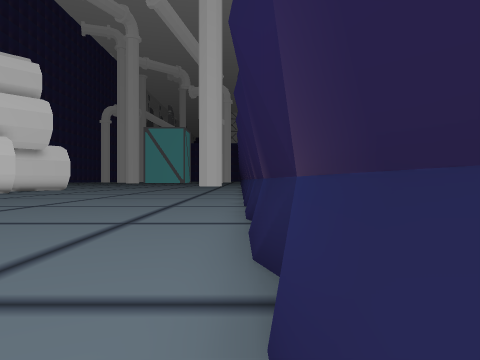
view 1 (above)

24 first-person views from a walk through a Unity game level. The camera is 1.5 m above the floor, looks level and sees 70° across. The floor is counted in squares, 2 m on a side. Each view is taken from the middle of a square. On the plan, view 1 faces up. The plan holds only what a view shows up to about 11 squares ahead; the rest is blank. The place goes on beyond the plan. The player character is not drawn.

view 2
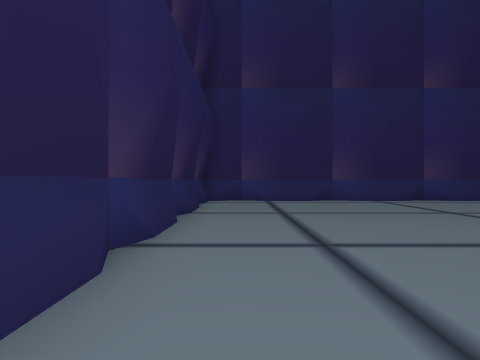

view 3
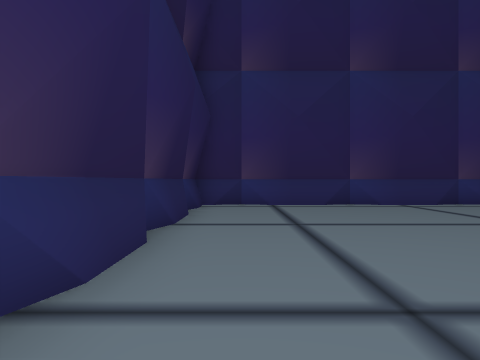

view 4
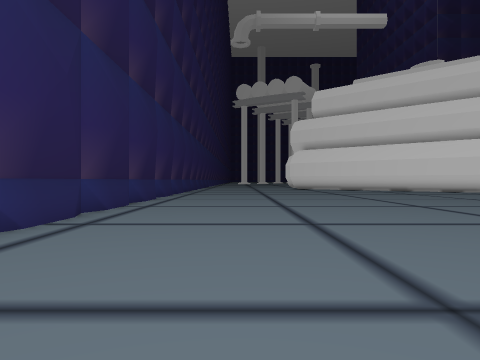

view 5
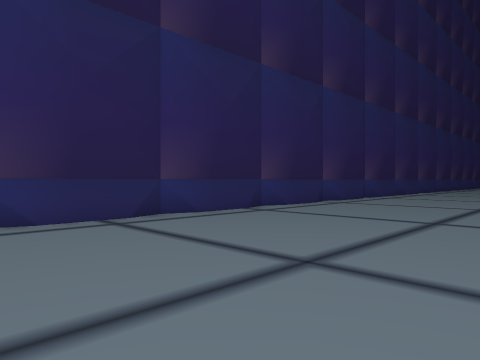

view 6
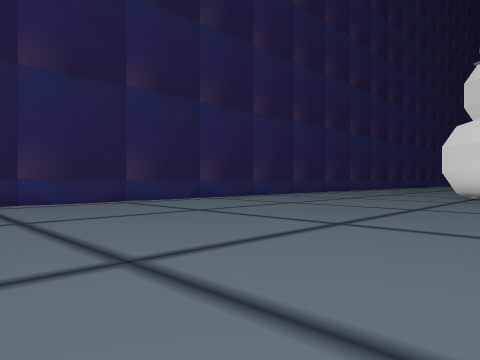

view 7
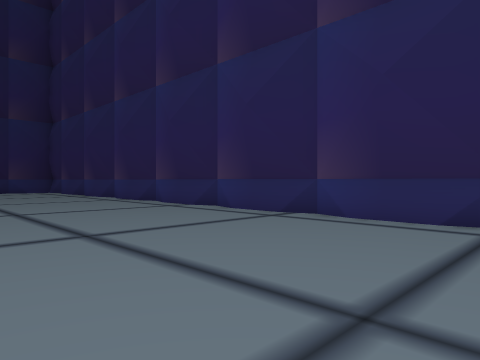

view 8
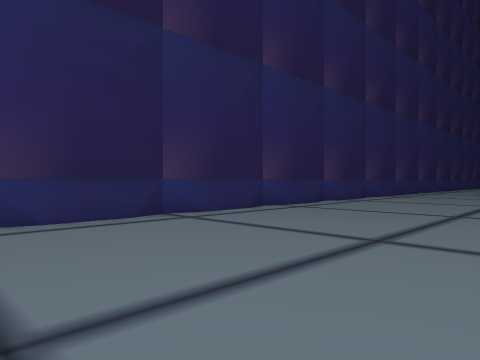

view 9
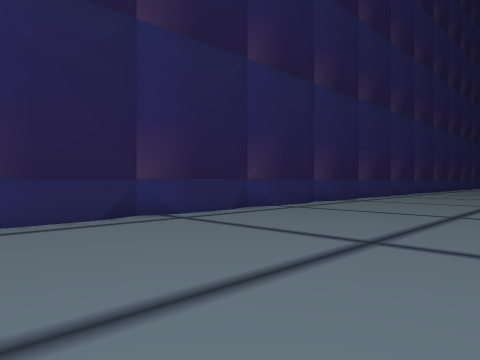

view 10
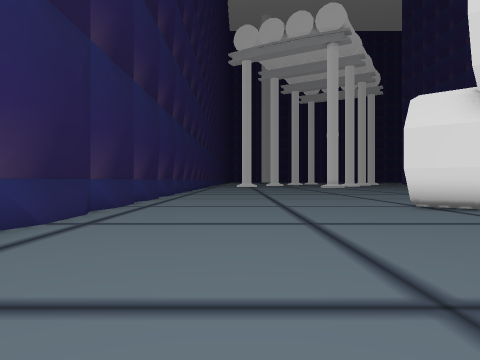

view 11
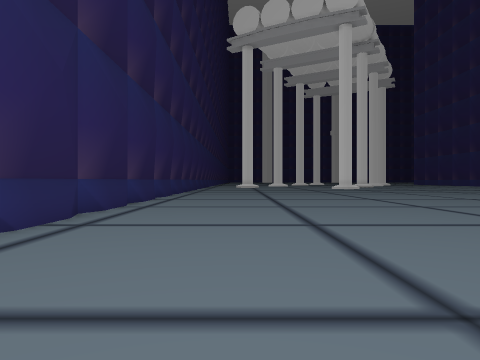

view 12
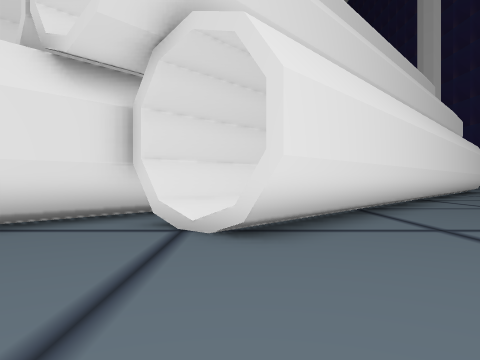

view 13
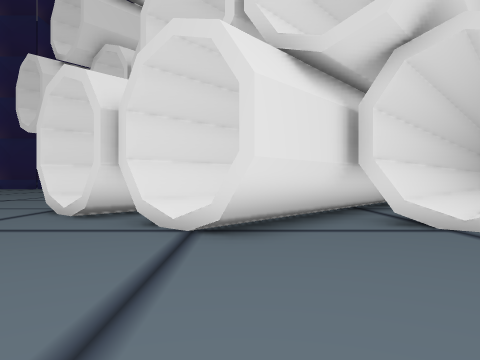

view 14
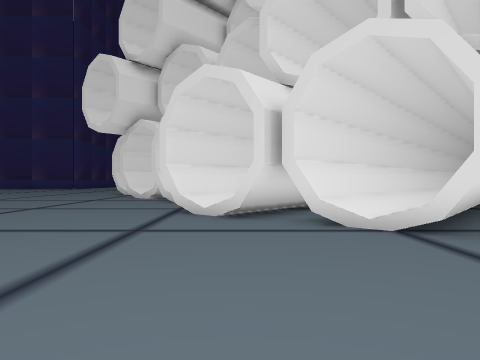

view 15
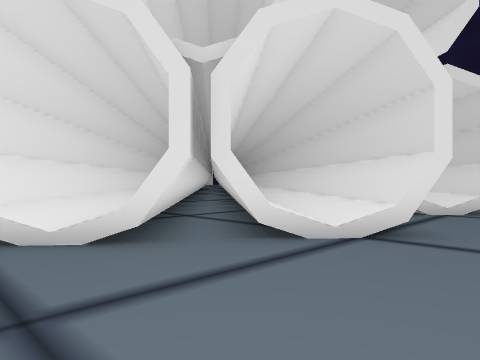

view 16
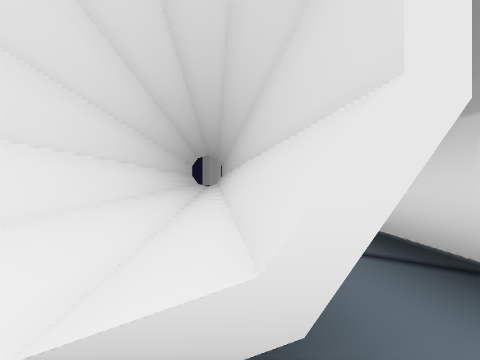

view 17
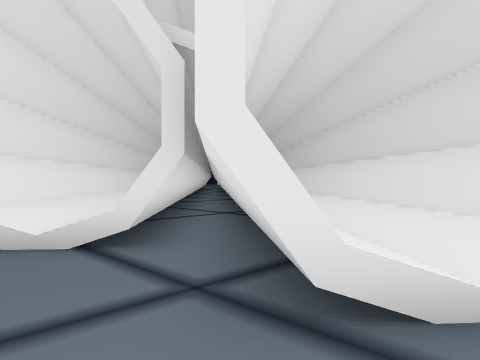

view 18
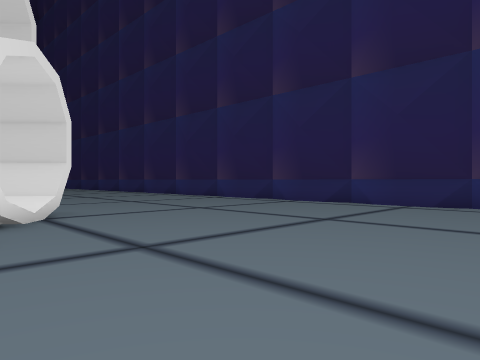

view 19
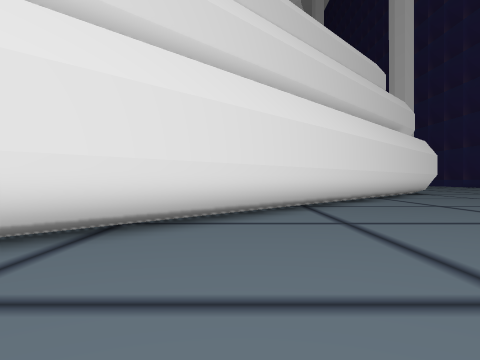

view 20
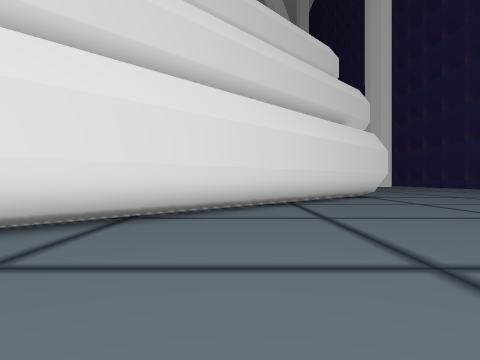

view 21
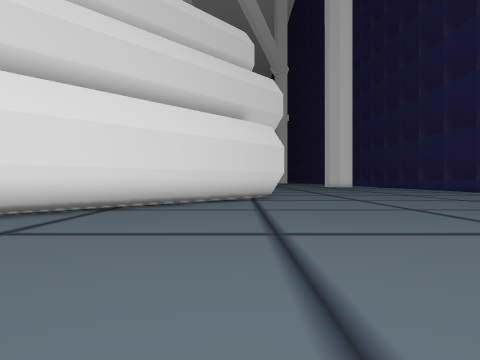

view 22
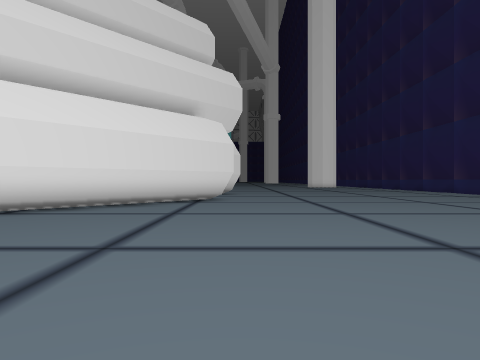

view 23
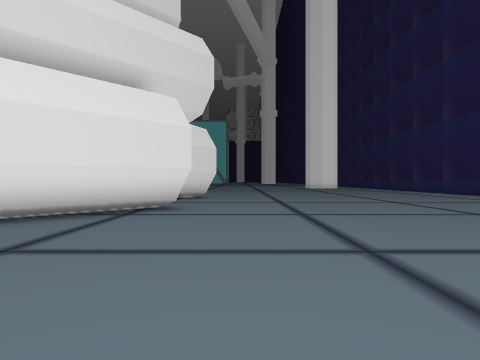

view 24
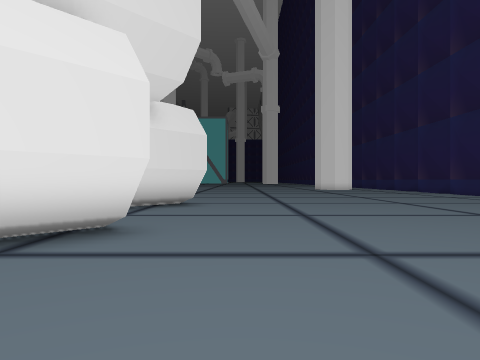

### Floor plan
Key: @ floor where view 1 was taken; # wall or solid block; . main floor; : floor 0.25 m higher than the main floor; + floor 0.5 m higher than the main floor; / step, stairs or slope; = window, fence, low wall or low ledge.
Columns run from 40 left of view 1 to 1 right of it. Each row starts with its distance up from view 1.
 25                             .........
 24                            #.........
 23                           ##........
 22                            .........
 21                            ..........
 20                            ..........
 19                           :#........
 18                           ##........
 17                          ##.........
 16                          #..........
 15       ##                #..........
 14       #/               #...........
 13      ##  ##           ##..........
 12     ##/ ##/          ##..........
 11    ##/ ##///        ##...................
 10    #//###//#       ##........... ........#
  9    //###//##      ##...........   .......#
  8 .../###//###      #............   .......#
  7 .....#//###      #............     ......#
  6 ....##/###      #....... ....       .....#
  5 ....#+####=#   ##....... .. .       .....#
  4 .....###/=### ##............ ..      ....#
  3  .....#//#.####..................    ....#
  2 ......./##..##....................  .....#
  1 ............................ ............#
  0  ........................... ...........@#
 -1  ........................................#
 -2  ........................................#
 -3  ........................................#
 -4  ........................................#
 -5   .......................................#
 -6   .......................................
 -7   #######################################

Positions as (right, up) in squares from view 1, and headings:
1: (0, 0), facing up
2: (-1, 6), facing down
3: (-1, 4), facing down
4: (0, -3), facing left
5: (-7, 0), facing down-left
6: (-12, 5), facing down-left
7: (-22, 0), facing down-right
8: (-17, 0), facing down-left
9: (-21, 0), facing down-left
10: (-23, -3), facing left
11: (-27, -3), facing left
12: (-28, -3), facing up
13: (-32, -3), facing up
14: (-35, -3), facing up
15: (-37, 0), facing up-right
16: (-36, 3), facing up-right
17: (-38, 4), facing up-right
18: (-40, 4), facing down-right
19: (-23, 0), facing up
20: (-19, 3), facing up
21: (-14, 5), facing up
22: (-12, 6), facing up
23: (-11, 10), facing up
24: (-11, 14), facing up
